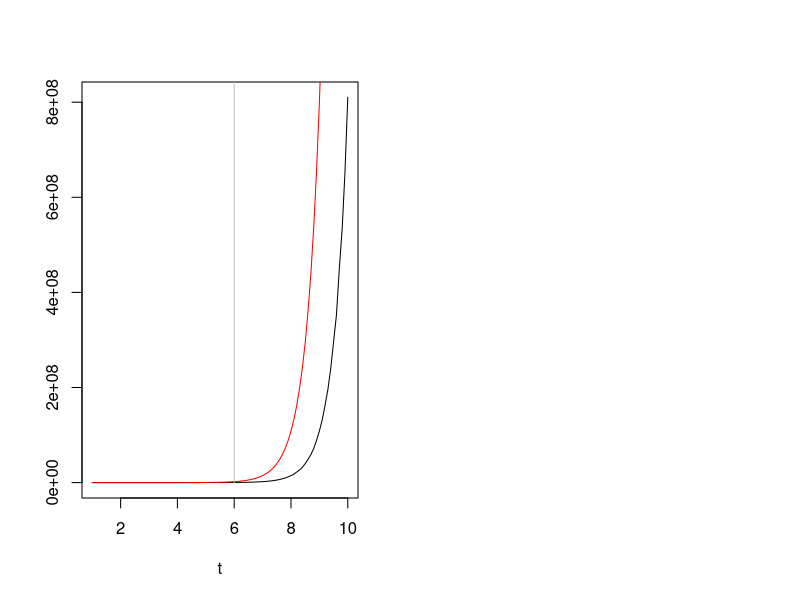

R code for this plot: (Note: this script raises an error after producing the figure.)
par(mfrow=c(1,2))

######################################
###########IMAGEM 1 DISSERTAÇAO#######
######################################

#Graf tendencia paralela nos dados (continuo)
t=seq(1,10,.1)
y_00=rlnorm(n = length(t), meanlog = 0.5, sdlog = .01)
y_01_t=rlnorm(n = length(t), meanlog = (0.5+2*t), sdlog = .01)
y_10=rlnorm(n = length(t), meanlog = (0.5+2), sdlog = .01)
y_11_t=rlnorm(n = length(t), meanlog = (0.5+2*t+2), sdlog = .001)
T_star=10

(y_01_t-y_00+y_10)
plot(x=t,y=(y_01_t-y_00+y_10),type = 'l',ylab = "")
lines(y=((y_11_t)),x=t,col="red")
lines(y=((y_11_t)),x=rep(6, length(y_11_t)),col="gray")
legend('topleft', legend=c(TeX('$Y_{i,11}$'),TeX('contrafactual')), 
       fill=c("red","black"), ncol=1, xpd=NA)

(log(y_01_t)-log(y_00)+log(y_10))
plot(x=t,y=(log(y_01_t)-log(y_00)+log(y_10)),type = 'l',ylab = "")
lines(y=(log(y_11_t)),x=t,col="red")
lines(y=(log(y_11_t)),x=rep(6, length(y_11_t)),col="gray")
legend('topleft', legend=c(TeX('$Z_{i,11}$'),TeX('contrafactual')), 
       fill=c("red","black"), ncol=1, xpd=NA)



#Graf tendencia paralela nos dados (discreto)
t=seq(1,10,.1)
y_00=rpois(n = length(t),lambda =  exp(0.5))
y_01_t=rpois(n = length(t), lambda = exp(0.5+2*t))
y_10=rpois(n = length(t), lambda = exp(0.5+2))
y_11_t=rpois(n = length(t), lambda = exp(0.5+2*t+2))
T_star=10

(y_01_t-y_00+y_10)
plot(x=t,y=(y_01_t-y_00+y_10),type = 'l',ylab = "")
lines(y=((y_11_t)),x=t,col="red")
lines(y=((y_11_t)),x=rep(6, length(y_11_t)),col="gray")
legend('topleft', legend=c(TeX('$Y_{i,11}$'),TeX('contrafactual')), 
       fill=c("red","black"), ncol=1, xpd=NA)

(log(y_01_t+1)-log(y_00+1)+log(y_10+1))
plot(x=t,y=(log(y_01_t+1)-log(y_00+1)+log(y_10+1)),type = 'l',ylab = "")
lines(y=(log(y_11_t+1)),x=t,col="red")
lines(y=(log(y_11_t+1)),x=rep(6, length(y_11_t)),col="gray")
legend('topleft', legend=c(TeX('$Z_{i,11}$'),TeX('contrafactual')), 
       fill=c("red","black"), ncol=1, xpd=NA)


